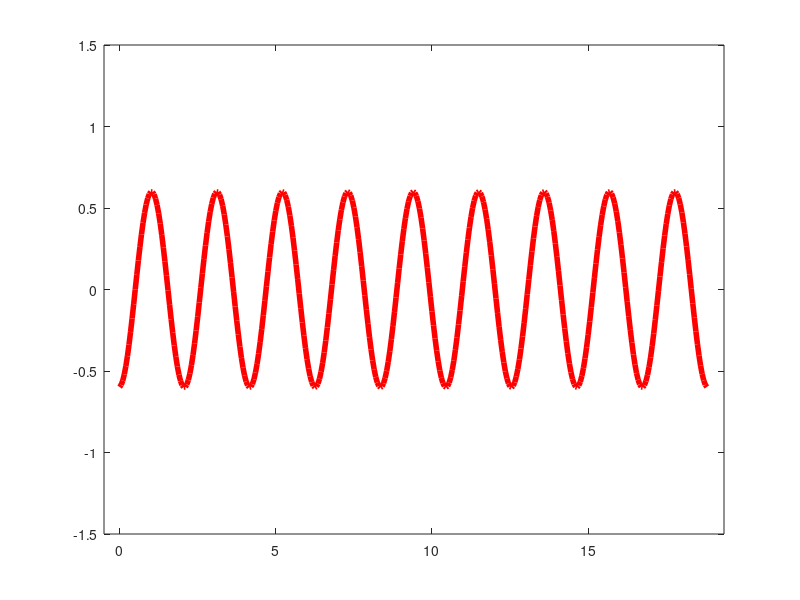
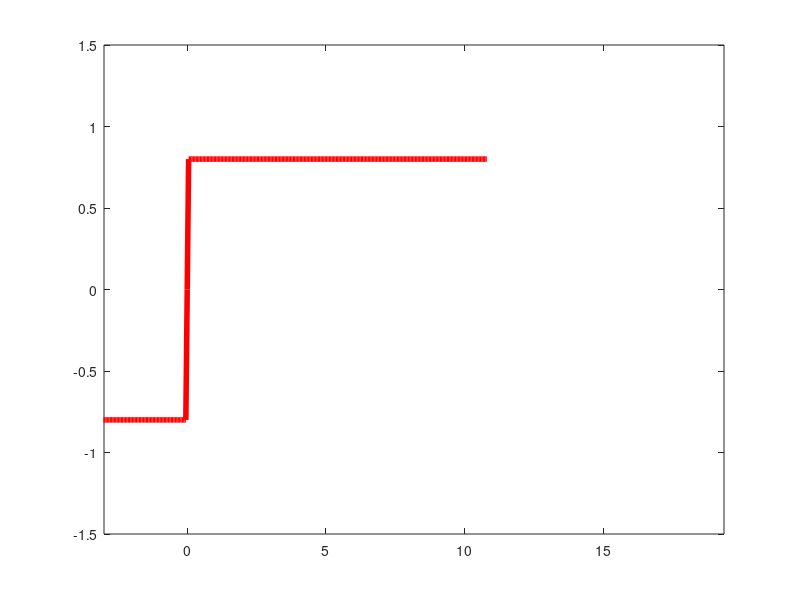

Write MATLAB code to recreate these figures, in order.
close all;
x=0:0.05:6*pi;
y=0.6*sin(3*(x-0.5));
plot(x,y,'r','LineWidth',4);
axis ([-0.5,6*pi+0.5,-1.5,1.5])
figure;
x2=x-8;
y2=0.8*sign(x2);
plot(x2,y2,'r','LineWidth',4);
axis ([-3,6*pi+0.5,-1.5,1.5])